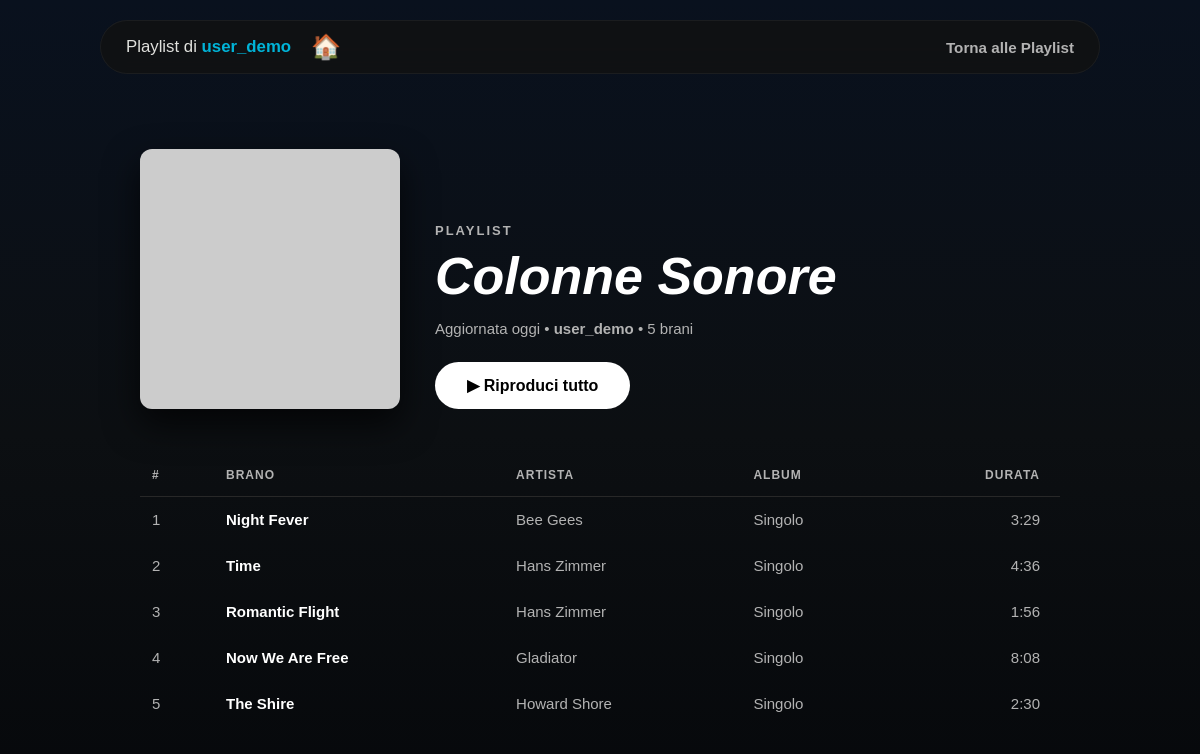
Screenshot of /playlists/1/ (signed in) with the database file from the repository.
### playlists/models.py (models this page shows, shortened)
class Playlist(models.Model):
    name = models.CharField(max_length=100)
    user = models.ForeignKey(User, on_delete=models.CASCADE)
    songs = models.ManyToManyField(Song, blank=True)
    created_at = models.DateTimeField(auto_now_add=True)

### catalogo/models.py (models this page shows, shortened)
class Song(models.Model):
    title = models.CharField(max_length=100)
    artist = models.CharField(max_length=100)
    genre = models.ForeignKey(Genre, on_delete=models.CASCADE)
    duration = models.CharField(max_length=10, default="0:00", help_text="Formato MM:SS (es. 3:45)")
    audio_file = models.FileField(upload_to='songs/', null=True, blank=True)

### playlists/views.py (the view)
# urls.py: path('<int:pk>/', PlaylistDetailView.as_view(), name='playlist_detail'),
class PlaylistDetailView(LoginRequiredMixin, DetailView):
    model = Playlist
    template_name = 'playlists/playlist_detail.html'
    context_object_name = 'playlist'

### playlists/templates/playlists/playlist_detail.html (shortened to what this page needs)
<!DOCTYPE html>
{% load static %}
<html lang="it">
<head>
    <link rel="stylesheet" href="{% static 'css/style.css' %}">
</head>
<body class="playlist-body">
<div class="navbar">
    <div class="nav-welcome">
        Playlist di <strong>{{ playlist.user.username }}</strong>
    </div>
    <a href="/" style="font-size: 24px; text-decoration: none; margin: 0 20px;" title="Torna alla Home">🏠</a>
    <div class="nav-actions" style="margin-left: auto;">
        <a href="{% url 'playlist-list' %}" class="nav-link">Torna alle Playlist</a>
    </div>
</div>
<div class="detail-container">
    <div class="playlist-header-banner">
        <div class="detail-cover-wrapper">
            <img src="https://placehold.co/400x400/181818/833ab4?text={{ playlist.name }}" alt="Cover Playlist" class="detail-cover">
        </div>
        <div class="detail-meta">
            <span class="meta-type">PLAYLIST</span>
            <h1 class="detail-title">{{ playlist.name }}</h1>
            <p class="detail-description">
                Aggiornata oggi • <strong>{{ playlist.user.username }}</strong> • {{ playlist.songs.count }} brani
            </p>
            <button class="btn-play" onclick="playSong(0)">▶ Riproduci tutto</button>
        </div>
    </div>
    <div class="songs-table-container">
        <table class="songs-table">
            <thead>
                <tr>
                    <th style="width: 50px;">#</th>
                    <th>Brano</th>
                    <th>Artista</th>
                    <th>Album</th>
                    <th style="text-align: right; padding-right: 20px;">Durata</th>
                </tr>
            </thead>
            <tbody>
                {% for song in playlist.songs.all %}
                <tr class="track-item"
                    data-src="{% if song.audio_file %}{{ song.audio_file.url }}{% endif %}"
                    data-title="{{ song.title|escapejs }}"
                    onclick="playSong({{ forloop.counter0 }})"
                    style="cursor: pointer;"
                    title="Clicca per ascoltare">
                    <td>{{ forloop.counter }}</td>
                    <td class="song-name-td">{{ song.title }}</td>
                    <td>{{ song.artist }}</td>
                    <td>{{ song.album|default:"Singolo" }}</td>
                    <td style="text-align: right; padding-right: 20px;">{{ song.duration }}</td>
                </tr>
                {% empty %}
                <tr>
                    <td colspan="5" style="text-align: center; color: #b3b3b3; padding: 40px; font-style: italic;">
                        Questa playlist è vuota. Aggiungi delle canzoni!
                    </td>
                </tr>
                {% endfor %}
            </tbody>
        </table>
    </div>
</div>
</body>
</html>

### catalogo/static/css/style.css (style rules this page uses)
body { background: linear-gradient(180deg, #09111e 0%, #0c0f12 50%, #05070a 100%); background-attachment: fixed; color: #ffffff; font-family: 'Segoe UI', Roboto, Helvetica, Arial, sans-serif; margin: 0; padding: 20px 100px 100px 100px; }
h1 { font-size: 1.7rem; font-weight: 900; font-style: italic; margin-left: 10px; margin-bottom: 20px; color: #ffffff; border: none; }
.navbar { display: flex; justify-content: space-between; align-items: center; background-color: rgba(18, 18, 18, 0.8); backdrop-filter: blur(10px); padding: 12px 25px; border-radius: 40px; margin-bottom: 35px; border: 1px solid rgba(255, 255, 255, 0.05); position: sticky; top: 20px; z-index: 1000; }
.nav-welcome { font-size: 1.05rem; color: #e0e1dd; }
.nav-welcome strong { color: #00b4d8; }
.nav-actions { display: flex; align-items: center; gap: 20px; }
.nav-link { color: #b3b3b3; text-decoration: none; font-weight: 600; font-size: 0.95rem; transition: 0.2s; }
.playlist-body { background-color: #121212; margin: 0; font-family: Arial, sans-serif; }
.detail-container { padding: 40px; box-sizing: border-box; max-width: 1400px; margin: 0 auto; }
.playlist-header-banner { display: flex; align-items: flex-end; gap: 35px; margin-bottom: 45px; }
.detail-cover-wrapper { width: 260px; height: 260px; flex-shrink: 0; border-radius: 12px; overflow: hidden; box-shadow: 0 15px 35px rgba(0, 0, 0, 0.7); }
.detail-cover { width: 100%; height: 100%; object-fit: cover; }
.detail-meta { color: white; display: flex; flex-direction: column; gap: 10px; }
.meta-type { font-size: 13px; font-weight: bold; letter-spacing: 2px; color: #b3b3b3; }
.detail-title { font-size: 52px; margin: 0; font-weight: 800; line-height: 1.1; }
.detail-description { color: #b3b3b3; font-size: 15px; margin: 5px 0 15px 0; }
.btn-play { background-color: white; color: black; border: none; padding: 14px 32px; font-size: 16px; font-weight: bold; border-radius: 30px; cursor: pointer; width: fit-content; transition: transform 0.2s ease, background-color 0.2s ease; }
.songs-table-container { margin-top: 20px; }
.songs-table { width: 100%; border-collapse: collapse; color: #b3b3b3; font-size: 15px; }
.songs-table th { text-align: left; padding: 14px 12px; border-bottom: 1px solid #282828; text-transform: uppercase; font-size: 12px; letter-spacing: 1px; color: #b3b3b3; }
.songs-table td { padding: 14px 12px; border-bottom: 1px solid transparent; vertical-align: middle; }
.songs-table tbody tr { transition: background-color 0.2s ease; }
.song-name-td { color: white; font-weight: 600; }

### rows the page displays
Playlist: user.username "user_demo", name "Colonne Sonore", songs.count "5"
Song: title "Night Fever", artist "Bee Gees", album "Singolo", duration "3:29"
Song: title "Time", artist "Hans Zimmer", album "Singolo", duration "4:36"
Song: title "Romantic Flight", artist "Hans Zimmer", album "Singolo", duration "1:56"
Song: title "Now We Are Free", artist "Gladiator", album "Singolo", duration "8:08"
Song: title "The Shire", artist "Howard Shore", album "Singolo", duration "2:30"
